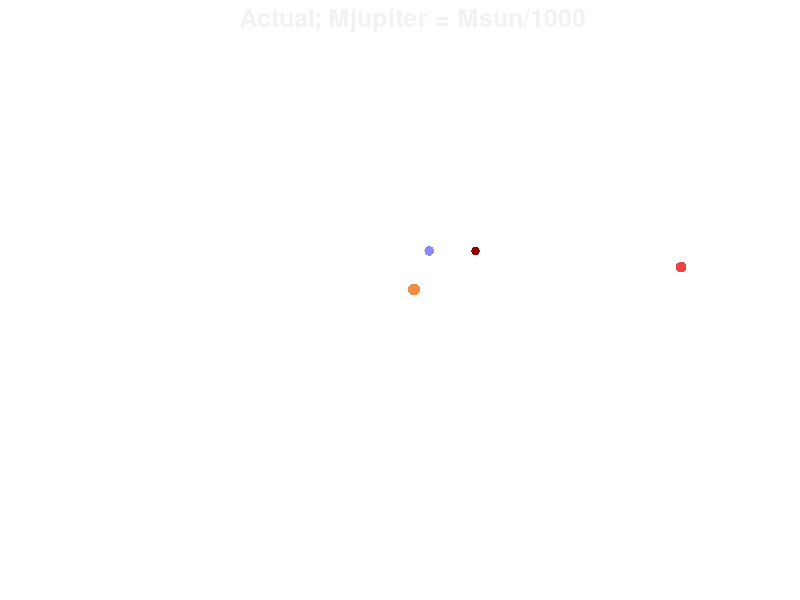

MATLAB code to generate this figure: (Note: this script raises an error after producing the figure.)
clear all
close all

npoints=36500; %total time is ~100 years
dt = 1/365; %time step is 1 day
xo = zeros(length(npoints), 4);
yo = xo;

%initial conditions (1 = sun, 2 = earth, 3 = jupiter, 4 = mars)
m(1) = 2E30;
m(2) = 6E24;
m(3) = m(1)/1000;
m(4) = 6E23;
x(1) = 0;
y(1) = 0;
vx(1) = 0;
vy(1) = 0;
x(2) = 1;
y(2) = 0;
vx(2) = 0;
vy(2) = 2*pi;
x(3) = 5.2;
y(3) = 0;
vx(3) = 0;
vy(3) = 2.7549;
x(4) = 1.523;
y(4) = 0;
vx(4) = 0;
vy(4) = 2*pi*1.523/1.880;
first = true;
for i = 1:npoints-1; % loop over the timesteps
    
    %calculate forces on all pairs and update velocities (defer position
    %update  until end)
    for j = 1:4
        for k = j:4
            if(k ~= j)
                dx = x(k) - x(j);
                dy = y(k) - y(j);
                D = dx*dx + dy*dy;
                Fx = -(4*pi*pi/D)*(dx/sqrt(D));
                Fy = -(4*pi*pi/D)*(dy/sqrt(D));
                
                vx(k) = vx(k) + Fx*dt*m(j)/m(1);
                vy(k) = vy(k) + Fy*dt*m(j)/m(1);
                vx(j) = vx(j) - Fx*dt*m(k)/m(1);
                vy(j) = vy(j) - Fy*dt*m(k)/m(1);
                
            end
        end
    end
    
    %update all positions
    for j = 1:4
        x(j) = x(j) + vx(j)*dt;
        y(j) = y(j) + vy(j)*dt;
    end
    
    %define coordinate system with sun at 0,0
    x = x - x(1);
    y = y - y(1);
    
    %plot periodically
    if(mod(i, 73) == 0)
        fig = figure(1)
        set(fig, 'color', [0 0 0])
        scatter(x(1), y(1), 75, [.95 .55 .25], 'filled')
        hold on
        scatter(x(2), y(2), 50, [.55 .55 .95], 'filled')
        hold on
        scatter(x(3), y(3), 60, [.95 .25 .25], 'filled')
        scatter(x(4), y(4), 40, [.55 0 0], 'filled')
        title('Actual; Mjupiter = Msun/1000', 'color', [0.95 0.95 0.95], 'fontsize', 18)
        hold off
        xlim([-6 6])
        ylim([-6 6])
        axis off
        box off
        drawnow
        frame = getframe(fig);
        im = frame2im(frame);
        [imind,cm] = rgb2ind(im,256);
        if first;
          imwrite(imind,cm,'C:\temp\actual.gif','gif','DelayTime',.05, 'Loopcount',inf);
          first = false;
        else
          imwrite(imind,cm,'C:\temp\actual.gif','gif','DelayTime',.05,'WriteMode','append');
        end
    end
    xo(i, :) = x;
    yo(i, :) = y;
end

%plot total
fig = figure(2)
set(fig, 'color', [0 0 0])
scatter(xo(:, 1), yo(:, 1), 75, [.95 .55 .25], 'filled')
hold on
scatter(xo(:, 2), yo(:, 2), 50, [.55 .55 .95], 'filled')
scatter(xo(:, 3), yo(:, 3), 60, [.95 .25 .25], 'filled')
scatter(xo(:, 4), yo(:, 4), 40, [.55 0 0], 'filled')
box off
set(gca, 'XColor', [0.95 0.95 0.95], 'YColor', [0.95 0.95 0.95], 'Color', [0 0 0], 'FontSize', 16)
ylabel('AU')
xlabel('AU')
title('Actual; Mjupiter = Msun/1000', 'color', [0.95 0.95 0.95], 'fontsize', 18)